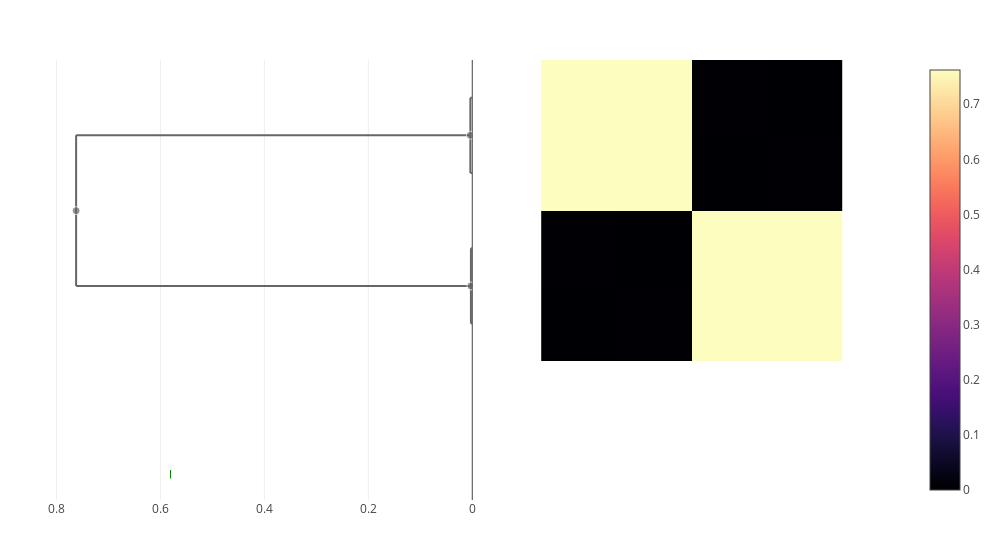

The code cell stored with this chart in its notebook:
### Code cell
let taxon = "mitis"
    trees[taxon] = cluster_annotate(cdata, taxon)
    plot(clustermap(cdata, trees[taxon]))
end

### Figure 1 — Plotly figure (JSON) as saved in the notebook; plotly's stock layout.template omitted (floating-point values rounded to 4 significant figures; data arrays with more than 128 entries replaced by an {"elided": "..."} marker saying what was removed)
{"data": [{"colorscale": {"elided": "256x2 mixed values"}, "type": "heatmap", "x": [0.5, 1.5, 2.5, 3.5, 4.5], "y": [0.5, 1.5, 2.5, 3.5, 4.5], "z": [[0, 0.002579, 0.7619, 0.762], [0.002579, 0, 0.7621, 0.7622], [0.7619, 0.7621, 0, 0.003676], [0.762, 0.7622, 0.003676, 0]]}, {"hoverinfo": "skip", "line": {"color": "#666666"}, "mode": "lines", "showlegend": false, "type": "scatter", "x": [0.7622, 0.7622, null, 0.7622, 0.002579, null, 0.7622, 0.003676, null], "xaxis": "x2", "y": [1.5, 3.5, null, 1.5, 1.5, null, 3.5, 3.5, null], "yaxis": "y"}, {"hoverinfo": "skip", "line": {"color": "#666666"}, "mode": "lines", "showlegend": false, "type": "scatter", "x": [0.002579, 0.002579, null, 0.002579, 0, null, 0.002579, 0, null], "xaxis": "x2", "y": [1, 2, null, 1, 1, null, 2, 2, null], "yaxis": "y"}, {"hoverinfo": "skip", "line": {"color": "#666666"}, "mode": "lines", "showlegend": false, "type": "scatter", "x": [0.003676, 0.003676, null, 0.003676, 0, null, 0.003676, 0, null], "xaxis": "x2", "y": [3, 4, null, 3, 3, null, 4, 4, null], "yaxis": "y"}, {"customdata": [[7, 4], [5, 2], [6, 2]], "hovertemplate": "ID: %{customdata[0]}<br>\nHeight: %{x:.3f}<br>\nGenome count: %{customdata[1]}\n\n<extra></extra>", "marker": {"color": "#666666", "size": [8, 8, 8]}, "mode": "markers", "showlegend": false, "type": "scatter", "x": [0.7622, 0.002579, 0.003676], "xaxis": "x2", "y": [2.5, 1.5, 3.5], "yaxis": "y"}, {"hovertemplate": "%{text} <br>\n%{x}\n<extra></extra>\n", "marker": {"color": "green", "line": {"color": "green", "width": 1}, "symbol": "line-ns"}, "mode": "markers", "text": ["pseudopneumoniae"], "type": "scatter", "x": [0.5806], "xaxis": "x2", "y": [-1, -1, -1]}], "layout": {"height": 550, "hovermode": "closest", "margin": {"b": 50, "l": 50, "r": 50, "t": 60}, "showlegend": false, "width": 1000, "xaxis": {"autorange": true, "domain": [0.505, 1], "range": [-0.3033, 5.303], "scaleanchor": "y", "type": "linear", "visible": false}, "xaxis2": {"autorange": true, "domain": [0, 0.495], "range": [0.8125, 0], "rangemode": "nonnegative", "showspikes": true, "spikedash": "solid", "spikemode": "across", "spikethickness": 1, "type": "linear"}, "yaxis": {"autorange": true, "domain": [0, 1], "range": [-1.342, 4.5], "scaleanchor": "x", "type": "linear", "visible": false}}}
